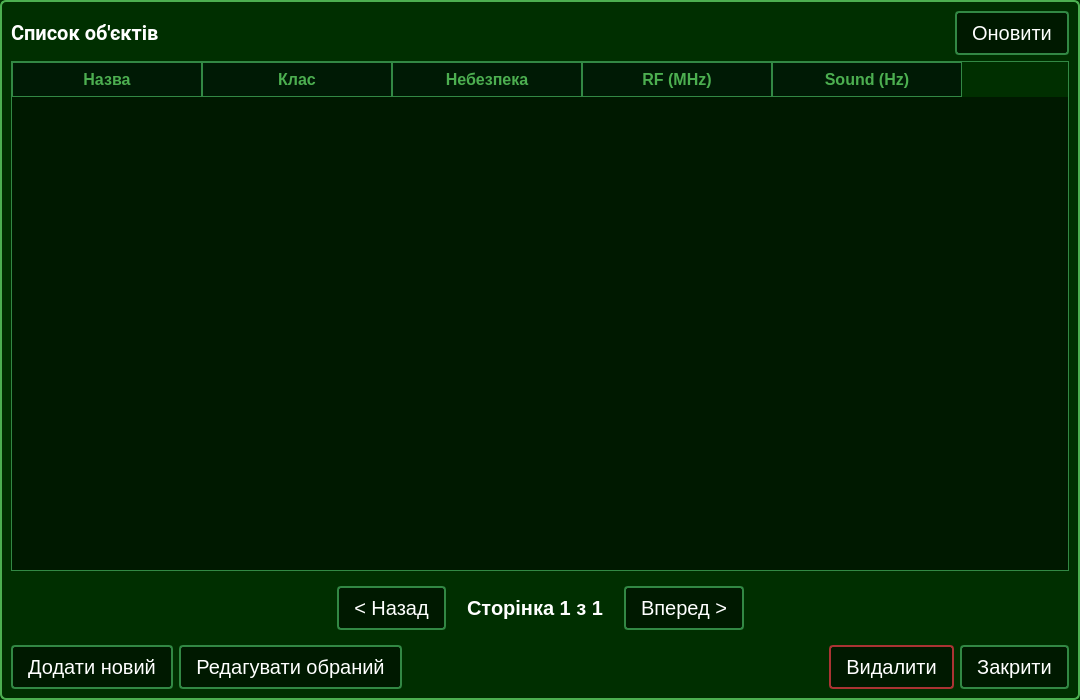
<?xml version="1.0" encoding="UTF-8"?>
<ui version="4.0">
  <class>ObjectManager</class>
  <widget class="QDialog" name="ObjectManager">
    <property name="geometry">
      <rect>
        <x>0</x>
        <y>0</y>
        <width>1080</width>
        <height>700</height>
      </rect>
    </property>
    <property name="windowTitle">
      <string>База об'єктів детекції</string>
    </property>
    <property name="styleSheet">
      <string notr="true">QDialog{
  border: 2px solid #4CAF50; 
    border-radius: 6px;
}

QWidget {
  background-color: #002f00;
  color: #ffffff;
  font-family: 'Roboto';
}

/* Таблиця */
QTableWidget {
  background-color: rgba(0, 10, 0, 0.6);
  gridline-color: #328844;
  border: 1px solid #328844;
  font-size: 20px;
}
QTableWidget::item {
  padding: 5px;
}
QTableWidget::item:selected {
  background-color: #328844;
  color: #ffffff;
}
QHeaderView::section {
  background-color: #001a05;
  color: #4CAF50;
  padding: 5px;
  border: 1px solid #328844;
  font-weight: bold;
  font-size:16px;
}

QLabel{
  font-size: 20px;
}

/* Кнопки */
QPushButton {
  background-color: rgba(0, 20, 0, 0.8);
  border: 2px solid #328844;
  color: #ffffff;
  font-size: 20px;
  padding: 8px 15px;
  border-radius: 4px;
}
QPushButton:hover {
  background-color: #328844;
  color: #000;
}
QPushButton:pressed {
  background-color: #4CAF50;
}
QPushButton:disabled {
    background-color: rgba(50, 50, 50, 0.5);
    border-color: #555;
    color: #888;
}

QPushButton#btnDelete {
  border-color: #aa3333;
}
QPushButton#btnDelete:hover {
  background-color: #aa3333;
}

/* Кнопка закрити - трохи відрізняється (опціонально, тут стандартний стиль) */
QPushButton#btnClose {
    /* Можна додати специфічний стиль якщо треба, наразі як інші */
}
</string>
    </property>
    <layout class="QVBoxLayout" name="verticalLayout">
      <item>
        <layout class="QHBoxLayout" name="horizontalLayout_Top">
          <item>
            <widget class="QLabel" name="label">
              <property name="font">
                <font>
                  <family>Roboto</family>
                  <pointsize>-1</pointsize>
                  <bold>true</bold>
                </font>
              </property>
              <property name="text">
                <string>Список об'єктів</string>
              </property>
            </widget>
          </item>
          <item>
            <spacer name="horizontalSpacer">
              <property name="orientation">
                <enum>Qt::Orientation::Horizontal</enum>
              </property>
              <property name="sizeHint" stdset="0">
                <size>
                  <width>40</width>
                  <height>20</height>
                </size>
              </property>
            </spacer>
          </item>
          <item>
            <widget class="QPushButton" name="btnRefresh">
              <property name="text">
                <string>Оновити</string>
              </property>
            </widget>
          </item>
        </layout>
      </item>
      <item>
        <widget class="QTableWidget" name="tableWidget">
          <property name="selectionMode">
            <enum>QAbstractItemView::SelectionMode::SingleSelection</enum>
          </property>
          <property name="selectionBehavior">
            <enum>QAbstractItemView::SelectionBehavior::SelectRows</enum>
          </property>
          <property name="sortingEnabled">
            <bool>false</bool>
          </property>
          <attribute name="horizontalHeaderMinimumSectionSize">
            <number>190</number>
          </attribute>
          <attribute name="horizontalHeaderDefaultSectionSize">
            <number>190</number>
          </attribute>
          <column>
            <property name="text">
              <string>Назва</string>
            </property>
          </column>
          <column>
            <property name="text">
              <string>Клас</string>
            </property>
          </column>
          <column>
            <property name="text">
              <string>Небезпека</string>
            </property>
          </column>
          <column>
            <property name="text">
              <string>RF (MHz)</string>
            </property>
          </column>
          <column>
            <property name="text">
              <string>Sound (Hz)</string>
            </property>
          </column>
        </widget>
      </item>
      <item>
        <widget class="QFrame" name="framePagination">
          <layout class="QHBoxLayout" name="horizontalLayout_Page">
            <property name="leftMargin">
              <number>0</number>
            </property>
            <property name="rightMargin">
              <number>0</number>
            </property>
            <item>
              <spacer name="horizontalSpacer_3">
                <property name="orientation">
                  <enum>Qt::Orientation::Horizontal</enum>
                </property>
                <property name="sizeHint" stdset="0">
                  <size>
                    <width>0</width>
                    <height>0</height>
                  </size>
                </property>
              </spacer>
            </item>
            <item>
              <widget class="QPushButton" name="btnPrevPage">
                <property name="text">
                  <string>&lt; Назад</string>
                </property>
              </widget>
            </item>
            <item>
              <widget class="QLabel" name="lblPageInfo">
                <property name="styleSheet">
                  <string>font-weight: bold; margin: 0 15px;</string>
                </property>
                <property name="text">
                  <string>Сторінка 1 з 1</string>
                </property>
                <property name="alignment">
                  <set>Qt::AlignmentFlag::AlignCenter</set>
                </property>
              </widget>
            </item>
            <item>
              <widget class="QPushButton" name="btnNextPage">
                <property name="text">
                  <string>Вперед &gt;</string>
                </property>
              </widget>
            </item>
            <item>
              <spacer name="horizontalSpacer_4">
                <property name="orientation">
                  <enum>Qt::Orientation::Horizontal</enum>
                </property>
                <property name="sizeHint" stdset="0">
                  <size>
                    <width>0</width>
                    <height>0</height>
                  </size>
                </property>
              </spacer>
            </item>
          </layout>
        </widget>
      </item>
      <item>
        <layout class="QHBoxLayout" name="horizontalLayout_Bottom">
          <item>
            <widget class="QPushButton" name="btnAdd">
              <property name="text">
                <string>Додати новий</string>
              </property>
            </widget>
          </item>
          <item>
            <widget class="QPushButton" name="btnEdit">
              <property name="text">
                <string>Редагувати обраний</string>
              </property>
            </widget>
          </item>
          <item>
            <spacer name="horizontalSpacer_2">
              <property name="orientation">
                <enum>Qt::Orientation::Horizontal</enum>
              </property>
              <property name="sizeHint" stdset="0">
                <size>
                  <width>40</width>
                  <height>20</height>
                </size>
              </property>
            </spacer>
          </item>
          <item>
            <widget class="QPushButton" name="btnDelete">
              <property name="text">
                <string>Видалити</string>
              </property>
            </widget>
          </item>
          <item>
            <widget class="QPushButton" name="btnClose">
              <property name="text">
                <string>Закрити</string>
              </property>
            </widget>
          </item>
        </layout>
      </item>
    </layout>
  </widget>
  <resources/>
  <connections/>
</ui>
